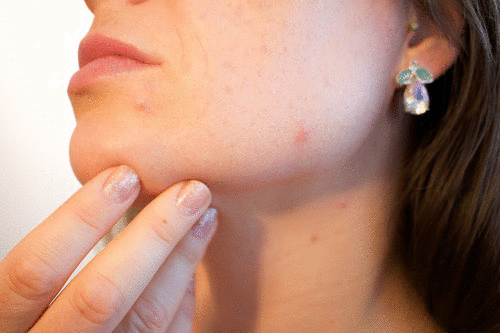
//> input picture blemishRemoval/blemish.png, 500 x 333 px
$ ./submission   (built with g++ and OpenCV 4)
//> lines starting //> are read from the running program, lines starting //| are printed output that depends on the picture; after the words box and inside, x2 and y2 are one past the last pixel; in counts of white or black regions, pixels touching at a corner belong together
#include <iostream>
#include <string>
#include <opencv2/opencv.hpp>
#include <opencv2/highgui.hpp>
#include <opencv2/imgproc.hpp>
#include <cmath>

using namespace std;
using namespace cv;

Mat imageSource;
Mat imageSource_copy;
Mat imageWithMakeUp;

bool debug = false;
Point mousePoint(0,0);

// forward declares
Mat getAreaOfInterest(Point point, int radius = 15);
std::vector<std::pair<Mat,Point>> getNeighbouringAreasOfInterest(int mouseX, int mouseY, int radius=15 );
std::pair<Mat,Point> getBestNeighbour(std::vector<std::pair<Mat,Point>> neighbours);
void drawROIforDeugging(Point point, Scalar colour, int radius = 15);
void resetImage();

void onMouse(int event, int x, int y, int flags, void *userdata){

    if(event == EVENT_LBUTTONDOWN){

        if(mousePoint != Point(x,y))
        {
            mousePoint =  Point(x,y);
            resetImage();
        }
        // get a roi from mouse click -- green for debug
        Mat roi = getAreaOfInterest(mousePoint);

        // find neighbouring patches to be used to fill the roi -- blue for debug
        std::vector<std::pair<Mat,Point>> neighbours = getNeighbouringAreasOfInterest(x,y);

        // get the best neighbour to use from the neighbours we have collected
        // the best neighbour is the one with the least gradient.
        // red for debug
        std::pair<Mat,Point> bestNeighbour = getBestNeighbour(neighbours);

        // clone best neighbour
        seamlessClone(bestNeighbour.first, imageSource,noArray(),mousePoint, imageSource, NORMAL_CLONE);

        // i am doing this in case debug is on want to remove the rectangles for the next click.
        if(debug)
        {
            seamlessClone(bestNeighbour.first, imageWithMakeUp, noArray(), mousePoint, imageWithMakeUp, NORMAL_CLONE);
        }


        if(debug)
        {
            // draw neighbours
            for(const auto& n : neighbours){
                drawROIforDeugging(n.second,Scalar(255,0,0));
            }

            // draw best neighbour
            drawROIforDeugging(bestNeighbour.second,Scalar(0,0,255));

            // draw region of interest from mouse click
            drawROIforDeugging(mousePoint, Scalar(0,255,0));
        }

    }
    if(event == EVENT_RBUTTONDOWN)
    {
        imageSource_copy.copyTo(imageSource);
    }

}


int main() {
    std::cout << "Blemish Removal" << std::endl;
    std::string windowName ="Blemish";

    namedWindow(windowName, WINDOW_NORMAL);
    setMouseCallback(windowName, onMouse);

    imageSource = imread("blemish.png", IMREAD_COLOR);
//> imageSource is the input picture: 333 rows x 500 cols, CV_8UC3; mean B, G, R 120.6, 139, 181.5
    imageSource_copy = imageSource.clone();
    imageWithMakeUp = imageSource.clone();

    int keyboardCode=0;
    int escapeKeyBoardCode = 27;

    while(true){
        imshow(windowName, imageSource);
        keyboardCode = waitKey(20) & 0xFF;;
//> the left mouse button is pressed and released at (250, 166)
        if(keyboardCode ==escapeKeyBoardCode){
            break;
        }
    }

    destroyAllWindows();

    return 0;
}

Mat getAreaOfInterest(Point point, int radius){
//> in onMouse, `Mat roi = getAreaOfInterest(mousePoint);`:
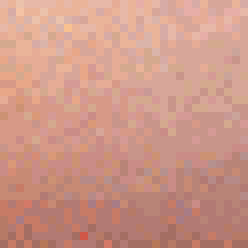
//> roi: 31 rows x 31 cols, CV_8UC3 (shown 8 times larger); mean B, G, R 136.1, 151.2, 205.9
    int x = point.x - radius;
    int y = point.y - radius;
    int w = radius * 2 + 1;
    int h = radius * 2 + 1;

    // do we have a valid roi
    if (x < 0 || y < 0 || x + w > imageSource.cols || y + h > imageSource.rows)
    {
        return Mat();
    }

    Rect roi = Rect(x,y,w,h);

    return imageSource(roi);

}
std::vector<std::pair<Mat,Point>> getNeighbouringAreasOfInterest(int mouseX, int mouseY,  int radius ){
//> called with mouseX = 250, mouseY = 166, radius = 15

    std::vector<std::pair<Mat,Point>> neighbours;

    std::vector<Point> points;
    points.push_back(Point(mouseX-radius*2,mouseY-radius*2));
    points.push_back(Point(mouseX+radius*2,mouseY+radius*2));

    points.push_back(Point(mouseX,mouseY-radius*2));
    points.push_back(Point(mouseX-radius*2,mouseY));

    points.push_back(Point(mouseX+radius*2,mouseY-radius*2));
    points.push_back(Point(mouseX-radius*2,mouseY+radius*2));

    points.push_back(Point(mouseX+radius*2,mouseY));
    points.push_back(Point(mouseX,mouseY+radius*2));

    // get all the neighbours
    for(auto& p : points)
    {
         Mat neighbour = getAreaOfInterest(p);
         if(!neighbour.empty())
         {
             neighbours.push_back(std::make_pair(neighbour,p));
         }
    }
//> this loop made 8 passes
//> pass 1, in getNeighbouringAreasOfInterest, `Mat neighbour = getAreaOfInterest(p);`:
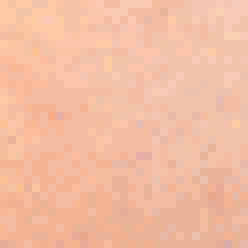
//> neighbour: 31 rows x 31 cols, CV_8UC3 (shown 8 times larger); mean B, G, R 162.9, 189.5, 243.8
//> pass 2, in getNeighbouringAreasOfInterest, `Mat neighbour = getAreaOfInterest(p);`:
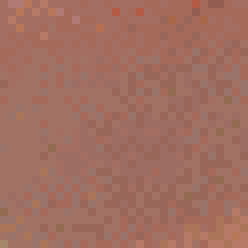
//> neighbour: 31 rows x 31 cols, CV_8UC3 (shown 8 times larger); mean B, G, R 95.9, 109.9, 161.1
//> pass 3, in getNeighbouringAreasOfInterest, `Mat neighbour = getAreaOfInterest(p);`:
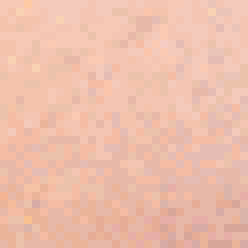
//> neighbour: 31 rows x 31 cols, CV_8UC3 (shown 8 times larger); mean B, G, R 172.1, 190.9, 238.2
//> in onMouse, `std::vector<std::pair<Mat,Point>> neighbours = getNeighbouringAreasOfI..`: neighbours = 8 items
    return neighbours;

}
std::pair<Mat,Point> getBestNeighbour(std::vector<std::pair<Mat,Point>> neighbours)
{
    double minValue = 0.0;
    int indexBestNeighbour = 0;
    for(size_t i =0; i < neighbours.size(); i++){
        Mat sobelOutput;
        Sobel(neighbours[i].first,sobelOutput,-1,1,1);
        int val = static_cast<int>(sum(abs(sobelOutput))[0]);
        if (i == 0) {
            minValue = val;
        } else if (minValue > val) {
            minValue = val;
            indexBestNeighbour = i;
        }
    }
//> this loop made 8 passes
//> (val, minValue) on pass 1: (3994, 3994)
//> val on passes 2 to 7: 4065, 4855, 5080, 4940, 6843, 4155
//> pass 1, in getBestNeighbour, `Sobel(neighbours[i].first,sobelOutput,-1,1,1);`:
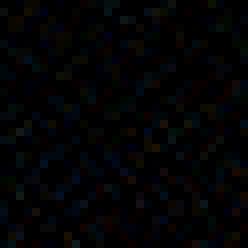
//> sobelOutput: 31 rows x 31 cols, CV_8UC3 (shown 8 times larger); mean B, G, R 4.2, 3.1, 2.9
//> pass 2, in getBestNeighbour, `Sobel(neighbours[i].first,sobelOutput,-1,1,1);`:
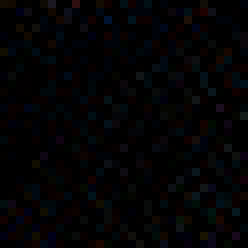
//> sobelOutput: 31 rows x 31 cols, CV_8UC3 (shown 8 times larger); mean B, G, R 4.2, 3, 3.4
//> pass 3, in getBestNeighbour, `Sobel(neighbours[i].first,sobelOutput,-1,1,1);`:
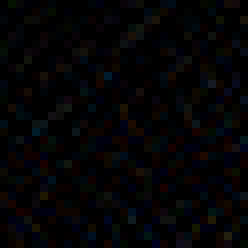
//> sobelOutput: 31 rows x 31 cols, CV_8UC3 (shown 8 times larger); mean B, G, R 5.1, 3.7, 4.2
//> after the loop, minValue = 3994; indexBestNeighbour = 0
//> in onMouse, `seamlessClone(bestNeighbour.first, imageSource,noArray(),mousePoint, i..`: imageSource: 333 rows x 500 cols, CV_8UC3; 0.43% of pixels changed, all inside (x1, y1, x2, y2) = (237, 153, 264, 180)
//> the Esc key is pressed

    return neighbours[indexBestNeighbour];

}

void drawROIforDeugging(Point point, Scalar colour, int radius)
{
    int x = point.x - radius;
    int y = point.y - radius;
    int w = radius * 2 + 1;
    int h = radius * 2 + 1;

    // do we have a valid roi
    if (x < 0 || y < 0 || x + w > imageSource.cols || y + h > imageSource.rows)
    {
        return;
    }

    Rect roi = Rect(x,y,w,h);

    if(debug){
        rectangle(imageSource, roi, colour,2);
    }

}
void resetImage()
{
    if(debug)
    {
        imageWithMakeUp.copyTo(imageSource);
    }

}
